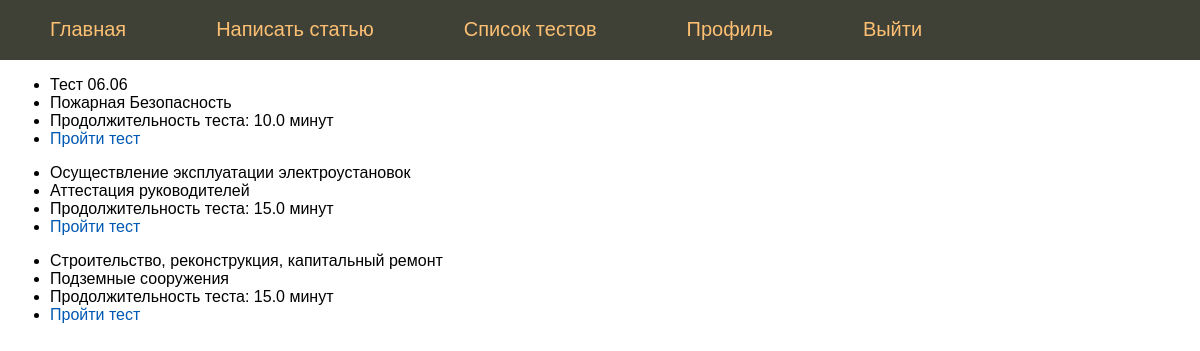
The page /test_list (signed in) on the database its author committed.
### models.py (models this page shows)
class Tests(db.Model):
    __tablename__ = 'tests'
    id = db.Column(db.Integer, primary_key=True)
    name = db.Column(db.String(100))
    date_create = db.Column(db.DateTime)
    max_test_time = db.Column(db.Integer)
    max_q = db.Column(db.Integer)
    tema_id = db.Column(db.Integer, db.ForeignKey('temas.id'))
    tema = relationship("Temas")

class Temas(db.Model):
    __tablename__ = 'temas'
    id = db.Column(db.Integer, primary_key=True)
    name = db.Column(db.String(100), nullable=True)

### app.py (the view)
@app.route('/test_list')
@login_required
def test_list():
    tests_user = get_tests_for_user(current_user.id, db.session)
    return render_template("test_list.html", massiv_testov=tests_user, zaloginen=current_user.is_authenticated)

### app.py (called while the page is built)
@login_manager.user_loader
def load_user(user_id):
    return db.session.query(models.Users).filter(models.Users.id == user_id).first()

### common.py (called while the page is built)
def get_tests_for_user(user_id, session):
    tests_user = session.query(models.Tests).join(models.User_test
                                                  ).filter(user_id == models.User_test.user_id).all()
    return tests_user

### templates/test_list.html
{% extends 'layout.html' %}
{% block content %}
    {% for test in massiv_testov %}
    <ul>
        <li>{{ test.name }}</li>
        <li>{{ test.tema.name }}</li>
        <li>Продолжительность теста: {{ (test.max_test_time) /60 }} минут</li>
        <li><a href="{{ url_for('findorcreatetesting', test_id = test.id) }}">Пройти тест</a></li>
    </ul>
    {% endfor %}
{% endblock %}

### static/css/styles.css (style rules this page uses)
html, body { font-family: 'Arial'; margin: 0; padding: 0; height: 100%; width: 100%; }
a { color: #0059b2; text-decoration: none; }

### rows shown on the page
Tests: name "Тест 06.06", tema.name "Пожарная Безопасность", (test.max_test_time)/60 "10.0"
Tests: name "Осуществление эксплуатации электроустановок", tema.name "Аттестация руководителей", (test.max_test_time)/60 "15.0"
Tests: name "Строительство, реконструкция, капитальный ремонт", tema.name "Подземные сооружения", (test.max_test_time)/60 "15.0"
